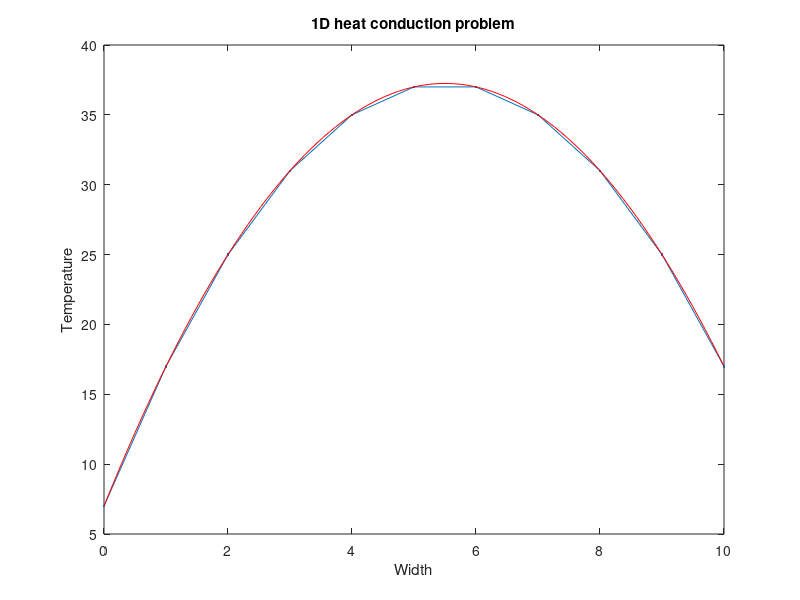

The MATLAB script that drew this image:
function F=driver

% clear the console screen
clc; close all;clf
% load the data structure with info pertaining to the physical problem
dat.condu=@condu;
dat.esrc=@esrc;
dat.width=10;
bc.left.type=2; %0=neumann, 1=robin, 2=dirichlet
bc.left.C=7; % (that data is C in: +Ddu/dn=C // u/4+D/2du/dn=C // u=C)
bc.rite.type=1;
bc.rite.C=2;
dat.bc=bc; clear bc;

% load the numerical parameters, npar, structure pertaining to numerics
% number of elements
npar.nel = 10;
% domain
npar.x = linspace(0,dat.width,npar.nel+1);
% polynomial degree
npar.porder=1;
% nbr of dofs per variable
npar.ndofs = npar.porder*npar.nel+1;
% connectivity
gn=zeros(npar.nel,npar.porder+1);
gn(1,:)=linspace(1,npar.porder+1,npar.porder+1);
for iel=2:npar.nel
    gn(iel,:)=[gn(iel-1,end) , gn(iel-1,2:end)+npar.porder ];
end
npar.gn=gn; clear gn;

% solve system
F = solve_fem3(dat,npar);
% plot
figure(1)
plot(npar.x,F,'.-'); hold all
title('1D heat conduction problem')
xlabel('Width')
ylabel('Temperature')

% % verification is always good
verif_hc_eq(dat)

return
end

%%%%%%%%%%%%%%%%%%%%%%%%%%%%%%%%%%%%%

function u=solve_fem3(dat,npar)

% initial guess
% (not needed if a direct method is used to solve the linear system)
u=ones(npar.ndofs,1);

% assemble the matrix and the rhs
[A,b]=assemble_system(npar,dat);

% solve
u=A\b;

return
end
%%%%%%%%%%%%%%%%%%%%%%%%%%%%%%%%%%%%%

function [A,rhs]=assemble_system(npar,dat)
% assemble the matrix, the rhs, apply BC

% shortcuts
porder= npar.porder;
gn    = npar.gn;
nel   = npar.nel;
% ideally, we would analyze the connectivity to determine nnz
nnz=(porder+1)*nel; %this is an upperbound, not exact
% n: linear system size
n=nel*porder+1;
% allocate memory
A=spalloc(n,n,nnz);
rhs=zeros(n,1);

% compute local matrices
% load Gauss Legendre quadrature (GLQ is exact on polynomials of degree up to 2n-1,
% while using only integrand evaluations (n-point quadrature).
% estimate the max poly order (it comes from the mass matrix  when coef. are
% piecewise constant and the material mesh matches the computational mesh
poly_max=2*porder;
[xq,wq] = GLNodeWt(porder+1);
% initialize local matrices/vectors
m=zeros(porder+1,porder+1);
k=m;
f=zeros(porder+1,1);
% store shapeset
[b,dbdx] =feshpln(xq,porder);

% definition of the weak form:
% int_domain (grad u D grad b) - int_bd_domain (b D grad u n) ...
%      + int_domain( XSa u b) = int_domain (b rhs)

% loop over elements
for iel=1:npar.nel
    % element extremities
    x0=npar.x(iel);
    x1=npar.x(iel+1);
    % jacobian of the transformation to the ref. element
    Jac=(x1-x0)/2;
    % get x values in the interval
    x=(x1+x0)/2+xq*(x1-x0)/2;
    d=dat.condu(x);
    q=dat.esrc(x);
    % compute local matrices + load vector
    for i=1:porder+1
        for j=1:porder+1
            m(i,j)= dot(0.*wq.*b(:,i)    , b(:,j));
            k(i,j)= dot(d.*wq.*dbdx(:,i) , dbdx(:,j));
        end
        f(i)= dot(q.*wq, b(:,i));
    end
    % assemble
    A(gn(iel,:),gn(iel,:)) = A(gn(iel,:),gn(iel,:)) + ...
       m*Jac + k/Jac;
    rhs(gn(iel,:)) = rhs(gn(iel,:)) + f*Jac;
end

% apply natural BC
Dirichlet_nodes=[];
Dirichlet_val=[];
switch dat.bc.left.type
    case 0 % Neumann, int_bd_domain (b D grad u n) is on the RHS
        rhs(1)=rhs(1)+dat.bc.left.C;
    case 1 % Robin
        A(1,1)=A(1,1)+1/2;
        rhs(1)=rhs(1)+2*dat.bc.left.C;
    case 2 % Dirichlet
        Dirichlet_nodes=[Dirichlet_nodes 1];
        Dirichlet_val=[Dirichlet_val dat.bc.left.C];
end
switch dat.bc.rite.type
    case 0 % Neumann, int_bd_domain (b D grad u n) is on the RHS
        rhs(n)=rhs(n)+dat.bc.rite.C;
    case 1 % Robin
        A(n,n)=A(n,n)+1/2;
        rhs(n)=rhs(n)+2*dat.bc.rite.C;
    case 2 % Dirichlet
        Dirichlet_nodes=[Dirichlet_nodes n];
        Dirichlet_val=[Dirichlet_val dat.bc.rite.C];
end
% apply Dirichlet BC
for i=1:length(Dirichlet_nodes);% loop on the number of constraints
    id=Dirichlet_nodes(i);      % extract the dof of a constraint
    bcval=Dirichlet_val(i);
    rhs=rhs-bcval*A(:,id);  % modify the rhs using constrained value
    A(id,:)=0; % set all the id-th row to zero
    A(:,id)=0; % set all the id-th column to zero (symmetrize A)
    A(id,id)=1;            % set the id-th diagonal to unity
    rhs(id)=bcval;         % put the constrained value in the rhs
end

return
end
%%%%%%%%%%%%%%%%%%%%%%%%%%%%%%%%%%%%%

function [shapefun,dhdx]=feshpln (xv,p)
% computes the finite element basis functions and their first derivatives
% for any order p
% here, we use Lagrangian FE functions

xd=linspace(-1,1,p+1);

shapefun=zeros(length(xv),p+1);
dhdx    =zeros(length(xv),p+1);

% shape function
for i=1:p+1
    num=1.;
    den=1.;
    for j=1:p+1
        if(j~=i)
            num=num.*(xv-xd(j));
            den=den.*(xd(i)-xd(j));
        end
    end
    shapefun(:,i)=num./den;
end

% derivative of the shape function
for i=1:p+1
    sum=0.;
    den=1.;
    for j=1:p+1
        if(j~=i)
            num=1;
            for k=1:p+1
                if((k~=i)&&(k~=j))
                    num=num.*(xv-xd(k));
                end
            end
            sum=sum+num;
            den=den.*(xd(i)-xd(j));
        end
    end
    dhdx(:,i)=sum./den;
end

return
end
%%%%%%%%%%%%%%%%%%%%%%%%%%%%%%%%%%%%%%

function [x,w] = GLNodeWt(n)
% GLNodeWt  Nodes and weights for Gauss-Legendre quadrature of arbitrary order
%           obtained by solving an eigenvalue problem
%
% Synopsis:  [x,w] = GLNodeWt(n)
%
% Input:     n = order of quadrature rule
%
% Output:    x = vector of nodes
%            w = vector of weights

%  Algorithm based on ideas from Golub and Welsch, and Gautschi.  For a
%  condensed presentation see H.R. Schwarz, "Numerical Analysis: A
%  Comprehensive Introduction," 1989, Wiley.  Original MATLAB
%  implementation by H.W. Wilson and L.H. Turcotte, "Advanced Mathematics
%  and Mechanics Applications Using MATLAB," 2nd ed., 1998, CRC Press

beta   = (1:n-1)./sqrt(4*(1:n-1).^2 - 1);
J      = diag(beta,-1) + diag(beta,1);    % eig(J) needs J in full storage
[V,D]  = eig(J);
[x,ix] = sort(diag(D));  %  nodes are eigenvalues, which are on diagonal of D
w      = 2*V(1,ix)'.^2;  %  V(1,ix)' is column vector of first row of sorted V

return
end
%%%%%%%%%%%%%%%%%%%%%%%%%%%%%%%%%%%%%

function verif_hc_eq(dat)

cd=dat.condu; src=dat.esrc; L=dat.width;

% general form of the solution:
% T = Y x x + B x + E
% dT/dx= 2Yx + B
Y=-src(1)/(2*cd(1));
switch dat.bc.left.type
    case 0 % Neumann
        % +Ddu/dn=C on the left becomes: -Ddu/dx=C <==> -D.B=C <==> B=-C/D
        mat(1,1:2) =[1,0];
        b(1) = -dat.bc.left.C / cd(0);
    case 1 % Robin
        % u/4+D/2du/dn=C on the left becomes: u/4-D/2du/dx=C 
        % <==> E/4-D/2(B)=C 
        mat(1,1:2) =[-cd(0)/2,1/4];
        b(1) = dat.bc.left.C;
    case 2 % Dirichlet
        mat(1,1:2) =[0,1];
        b(1) = dat.bc.left.C;
end
switch dat.bc.rite.type
    case 0 % Neumann
        % +Ddu/dn=C on the right becomes: Ddu/dx=C <==> D.(2YL+B)=C <==> B=C/D-2YL
        mat(2,1:2) =[1,0];
        b(2) = dat.bc.rite.C / cd(L) - 2*Y*L;
    case 1 % Robin
        % u/4+D/2du/dn=C on the right becomes: u/4+D/2du/dx=C 
        % <==> (YL^2+BL+E)/4 + D/2(2YL+B) = C 
        mat(2,1:2) =[L/4+cd(L)/2,1/4];
        b(2) = dat.bc.rite.C - Y*L*L/4 -cd(L)*Y*L;
    case 2 % Dirichlet
        mat(2,1:2) =[L,1];
        b(2) = dat.bc.rite.C - Y*L*L;
end
% get coefficient for the analytical solution
a=mat\b';
x=linspace(0,L);
y=Y*(x.^2)+a(1)*x+a(2);
plot(x,y,'r-');hold all

return
end

%%%%%%%%%%%%%%%%%%%%%%%%%%%%%%%%%%%%%
function y=condu(x)
y=.5;
return
end
%%%%%%%%%%%%%%%%%%%%%%%%%%%%%%%%%%%%%
function y=esrc(x)
y=1;
return
end
%%%%%%%%%%%%%%%%%%%%%%%%%%%%%%%%%%%%%
